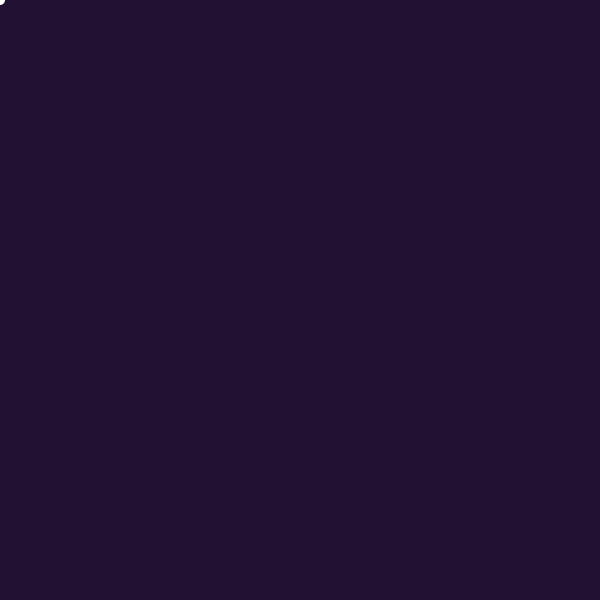
Frame 1 (no input)
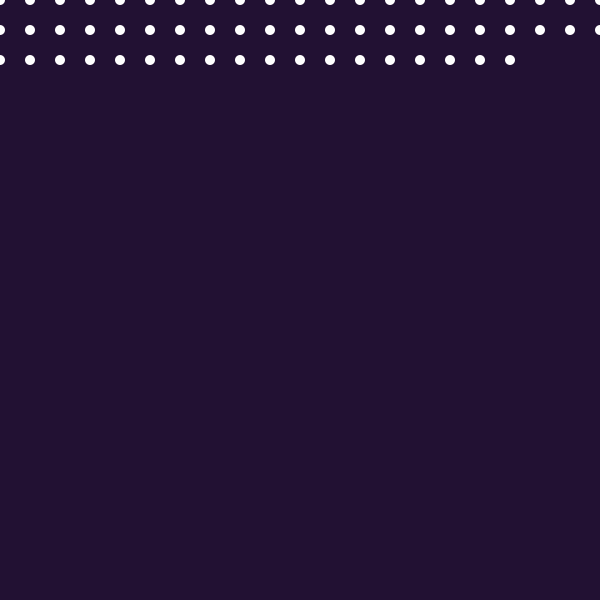
Frame 60 (the mouse pressed at the canvas centre just before this capture)
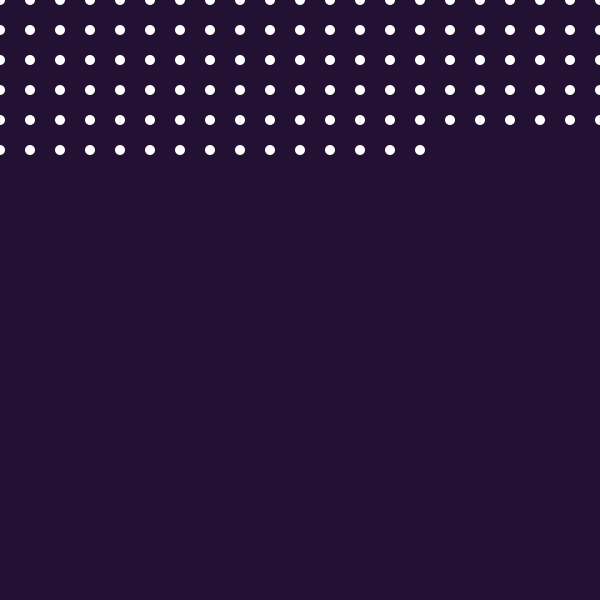
Frame 120 (the mouse held since frame 60 and released just before this capture)

The Processing sketch that drew these frames (run headless with seeded random() and noise(); from frame 60 on, the mouse is pressed at the canvas centre):

// Processing sketch: s08_probability_else
// ── s08_probability_else.pde
float x = 0;
float y = 0;
void setup() {
  size(600, 600);
  background(#221133);
  noStroke();
}
void draw() {
  // high probability of small circle
  if(random(100) < 99) {
    ellipse(x, y, 10, 10);
  } else {
    ellipse(x, y, 30, 30);
  }
  
  x = x + 30;
  if(x > width) {
    x = 0;
    y = y + 30;
  }
}
void keyPressed() {
  if(key == 's') {
    save("result.png");
  }
}
